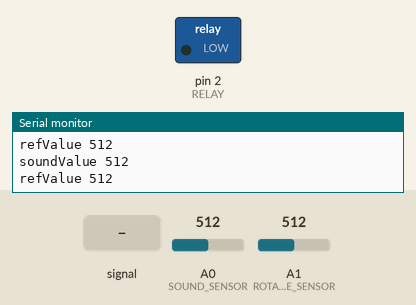
This sketch was run on a simulated Arduino Uno, built with avr-gcc and run on an emulated ATmega328P. Parts: switched loads named in the sketch (green lamp = pin HIGH), the last lines printed to the serial monitor. The test bench sets the inputs (shaded band); at power-on: A0 (SOUND_SENSOR) = 512, A1 (ROTARY_ANGLE_SENSOR) = 512.

Above: at 1.2 s.
1.3 s: A0 (SOUND_SENSOR) fed a 200 Hz sine of ±81 counts around its level
At 4.1 s:
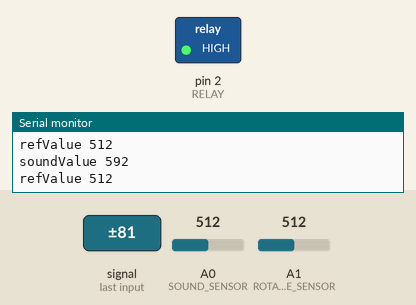
4.3 s: A0 (SOUND_SENSOR) set to 525
At 5.2 s:
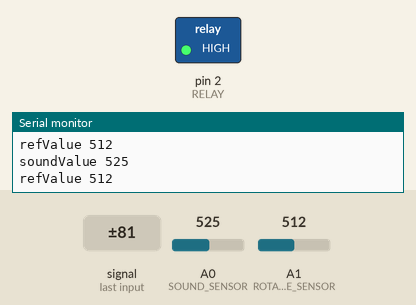
5.8 s: A0 (SOUND_SENSOR) set to 511
At 6.1 s:
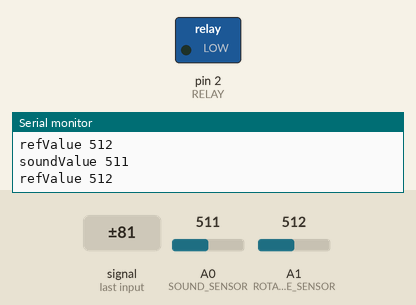
7.3 s: A0 (SOUND_SENSOR) set to 716
At 8.8 s:
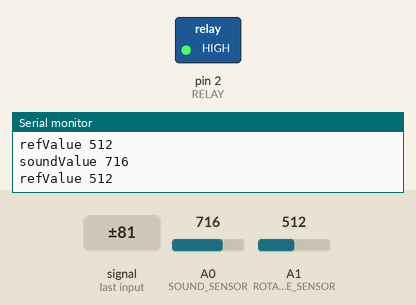
Timing chart, 0 to 9.9 s (numbered marks = the images above; inputs shaded):
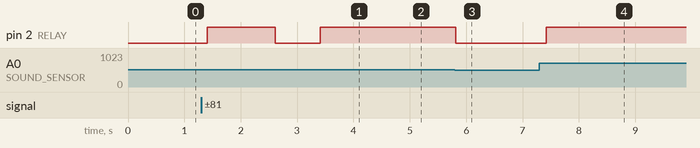

The sketch:

SoundLevelAlarmSiren.ino
```cpp
// Function: If the sound sensor senses a sound that is up to the threshold you set in using
// the rotary angle sensor, switch the relay on.
// Hardware: Grove - Sound Sensor, Grove - Rotation, Grove - Relay

/*macro definitions of the sound sensor and the LED*/
#define SOUND_SENSOR A0
#define ROTARY_ANGLE_SENSOR A1

#define RELAY 2      // the number of the LED pin


#define ADC_REF 5//reference voltage of ADC is 5v.If the Vcc switch on the seeeduino
				 //board switches to 3V3, the ADC_REF should be 3.3
#define GROVE_VCC 5//VCC of the grove interface is normally 5v
#define FULL_ANGLE 300//full value of the rotary angle is 300 degrees


void setup()
{
  Serial.begin(9600);

  pinMode(ROTARY_ANGLE_SENSOR, INPUT);
  pinMode(SOUND_SENSOR, INPUT);
  pinMode(RELAY,OUTPUT);

}

void loop()
{
  int soundValue = analogRead(SOUND_SENSOR);//use A0 to read the electrical signal
  int refValue = analogRead(ROTARY_ANGLE_SENSOR);//use A0 to read the electrical signal
  Serial.print("soundValue ");
  Serial.println(soundValue);
  Serial.print("refValue ");
  Serial.println(refValue);
  if(soundValue > refValue)
  {
    digitalWrite(RELAY,HIGH);//if the value read from A0 is larger than 400,then light the LED
    delay(200);
  }
  else
  {
    digitalWrite(RELAY,LOW);
  }
  delay(200);
}
```

Measured:
- after the input at 1.3 s, pin 2 (RELAY): LOW → HIGH after 0.11 s, → LOW 1.2 s later, → HIGH 0.80 s later
- after the input at 4.3 s, pin 2 (RELAY): stays HIGH (without the input it goes to LOW after 0.31 s)
- after the input at 5.8 s, pin 2 (RELAY): HIGH → LOW at once
- after the input at 7.3 s, pin 2 (RELAY): LOW → HIGH after 0.12 s
